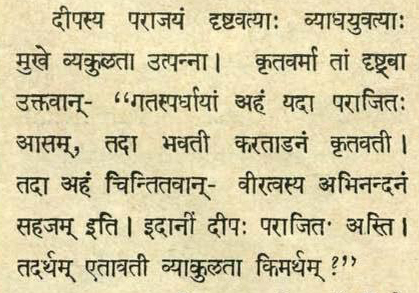
#> input picture cliPipeline/Data/image_text.jpg, 419 x 293 px
$ python -i word2letter.py   (imports and definitions only)
#> lines starting #> are read from the running program, lines starting #| are printed output that depends on the picture; after the words box and inside, x2 and y2 are one past the last pixel; in counts of white or black regions, pixels touching at a corner belong together
#> further down, picture is the input picture: shape (293, 419, 3); mean B, G, R 164.6, 201.4, 211

# coding: utf-8

# In[12]:


import cv2
import numpy as np
import matplotlib.pyplot as plt
import math
import sys

# In[13]:


def letterSegmentation(img):

    img = cv2.resize(img,(0,0),fx = 1.69, fy = 1.69)
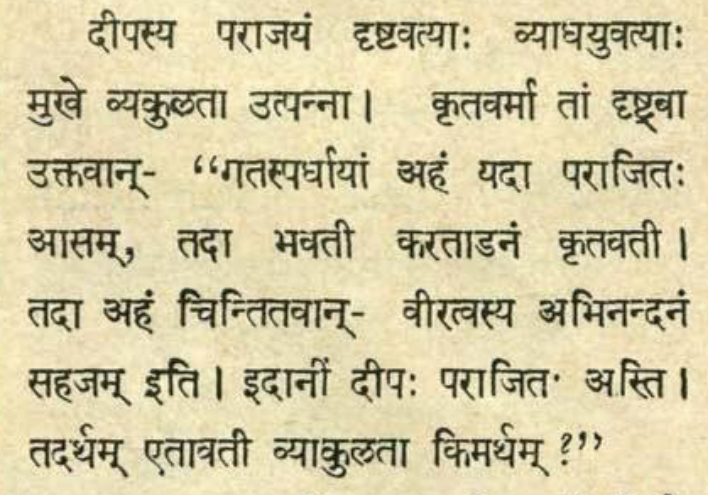
#> img: shape (495, 708, 3); mean of channels 0, 1, 2 164.5, 201.3, 210.9; drawn as B, G, R

#     print (img.shape)
    gray = cv2.cvtColor(img,cv2.COLOR_BGR2GRAY)
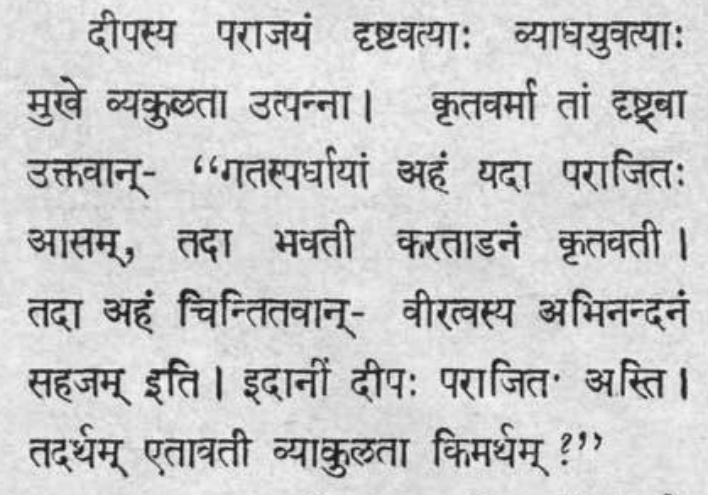
#> gray: shape (495, 708); min 13, max 249, mean 200
    th, threshed = cv2.threshold(gray, 128, 255, cv2.THRESH_BINARY_INV|cv2.THRESH_OTSU)
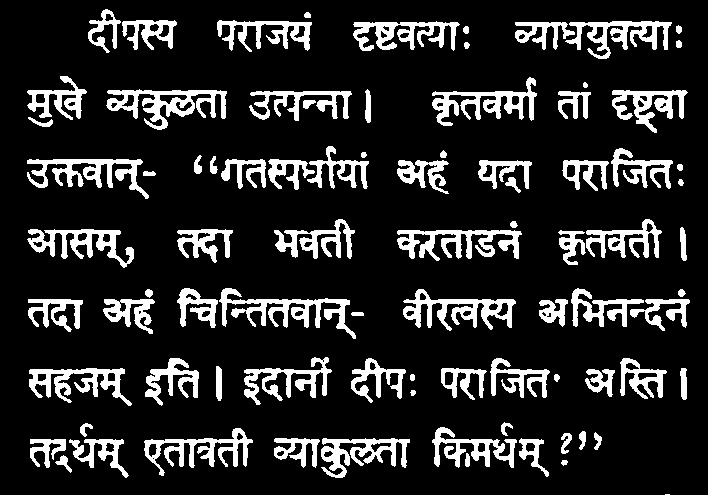
#> threshed: shape (495, 708); 15.6% white; 85 white regions (1 under 20 px), largest, box (x1, y1, x2, y2) and area: (219, 288, 356, 339) 2026, (106, 89, 227, 130) 2011, (397, 230, 522, 261) 1880
#> th = 156
    threshed_color = cv2.cvtColor(threshed,cv2.COLOR_GRAY2BGR)

    intensity = cv2.reduce(threshed, 1, cv2.REDUCE_AVG).reshape(-1)
#> intensity = 495 values, max 190 at index 301, min 0 at index 0, mean 39.72
#     print(np.max(intensity))

    maxRows = [i for i in range(0,len(intensity)) if intensity[i] == np.max(intensity)]
#> maxRows = [301]
    pixels = 13
    med = np.median(maxRows)
#> med = 301
    (a,b) = (med - (pixels-1)/2,med + (pixels-1)/2)
#> a = 295; b = 307
#     print(a,b)

    # removing header line
    for i in range(math.floor(a),math.ceil(b)):
        threshed[i] = np.array(0)
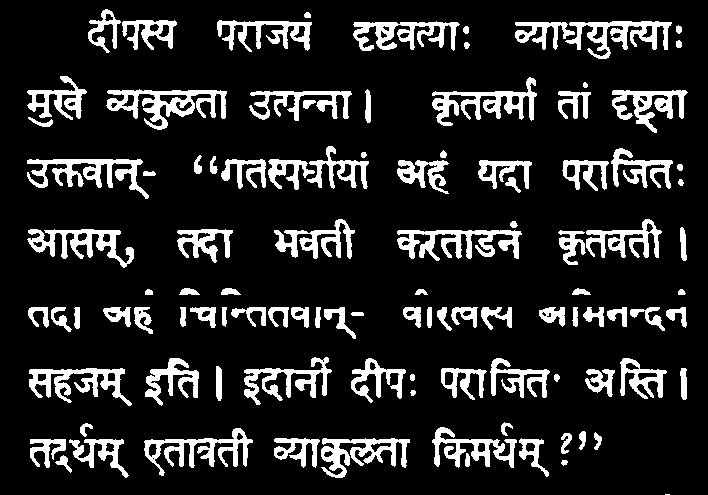
#> threshed: shape (495, 708); 14.7% white; 105 white regions (1 under 20 px), largest, box (x1, y1, x2, y2) and area: (106, 89, 227, 130) 2011, (397, 230, 522, 261) 1880, (27, 159, 149, 199) 1786

#     cv2.imshow("im",threshed)
#     cv2.waitKey(0)
#     cv2.destroyAllWindows()

    threshed = cv2.rotate(threshed,cv2.ROTATE_90_CLOCKWISE)
#> threshed: shape (708, 495); 14.7% white; 105 white regions (1 under 20 px), largest, box (x1, y1, x2, y2) and area: (365, 106, 406, 227) 2011, (234, 397, 265, 522) 1880, (296, 27, 336, 149) 1786
    threshed_color = cv2.rotate(threshed_color,cv2.ROTATE_90_CLOCKWISE)
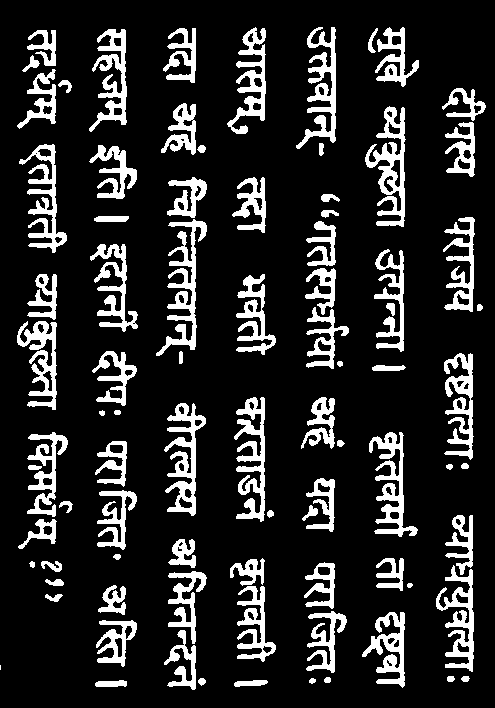
#> threshed_color: shape (708, 495, 3); 15.6% white; 85 white regions (1 under 20 px), largest, box (x1, y1, x2, y2) and area: (156, 219, 207, 356) 2026, (365, 106, 406, 227) 2011, (234, 397, 265, 522) 1880

    hist = cv2.reduce(threshed, 1, cv2.REDUCE_AVG).reshape(-1)
#> hist = 708 values, max 77 at index 115, min 0 at index 0, mean 37.52
    #plt.plot(hist)

    th = 2
    H, W = threshed.shape
#> H = 708; W = 495
    uppers = [y for y in range(H - 1) if hist[y] <= th and hist[y + 1] > th]
#> uppers = [26]
    lowers = [y for y in range(H - 1) if hist[y] > th and hist[y + 1] <= th]
#> lowers = [686]

    upper = []
    lower = []
    diff = []
    lefts = []
    l = len(uppers)
#> l = 1

    for j in range(0, l):
        if lowers[j] - uppers[j] >= 5:
            upper.append(uppers[j])
            lower.append(lowers[j])
#> after the loop, lower = [686]; upper = [26]

    for k in range(0, len(upper)):
        diff.append(lower[k] - upper[k])
        lefts.append(upper[k])
#> this loop made 1 pass
#> after the loop, diff = [660]; lefts = [26]

#   print("diff:", diff)
#    print("lefts:", lefts)
    # To fix the multiple contours joining factor:
    # Normalise "diff" array
    minim = sum(diff)/len(diff)
#> minim = 660
#     print(minim)
    for i in range(0, len(diff)):
        diff[i] = (round(diff[i] / minim, ndigits=3))
#> after the loop, diff = [1]

# [11 lines of commented-out code are left out]


    final_img = np.zeros((25,threshed_color.shape[1]))
    for i in range(0,len(upper)):
        final_img = np.concatenate((final_img,threshed[upper[i]:lower[i]][:]))
        final_img = np.concatenate((final_img,np.zeros((50,threshed_color.shape[1]))))
#> this loop made 1 pass
#> pass 1, in letterSegmentation, `final_img = np.concatenate((final_img,np.zeros((50,threshed_color.shap..`:
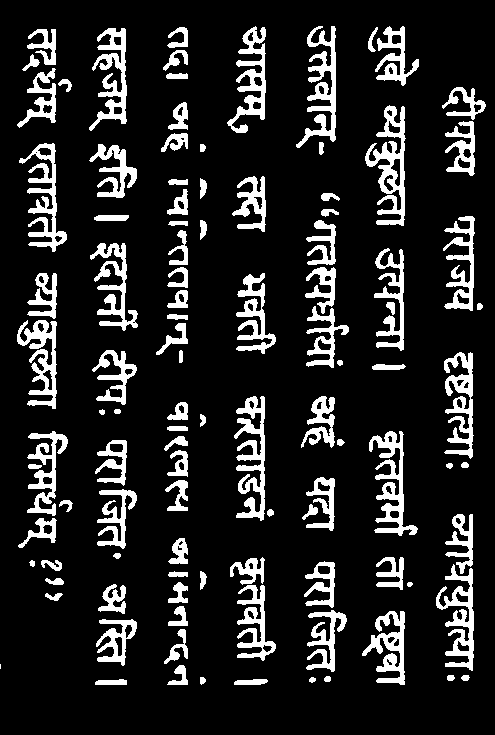
#> final_img: shape (735, 495) float64; 14.2% white; 105 white regions (1 under 20 px), largest, box (x1, y1, x2, y2) and area: (365, 105, 406, 226) 2011, (234, 396, 265, 521) 1880, (296, 26, 336, 148) 1786


    ls = []
    for i in range(0,len(upper)):
        #cv2.imwrite("./ltr/"+str(n)+"_"+str(upper[i])+"_"+str(lower[i])+".jpg",cv2.rotate(threshed[upper[i]:lower[i]][:],cv2.ROTATE_90_COUNTERCLOCKWISE))
        ls.append(cv2.rotate(threshed_color[upper[i]:lower[i]][:],cv2.ROTATE_90_COUNTERCLOCKWISE))
#> after the loop, ls = 1 item

    threshed = cv2.rotate(threshed,cv2.ROTATE_90_COUNTERCLOCKWISE)
    threshed_color = cv2.rotate(threshed_color,cv2.ROTATE_90_COUNTERCLOCKWISE)
    final_img = cv2.rotate(final_img,cv2.ROTATE_90_COUNTERCLOCKWISE)
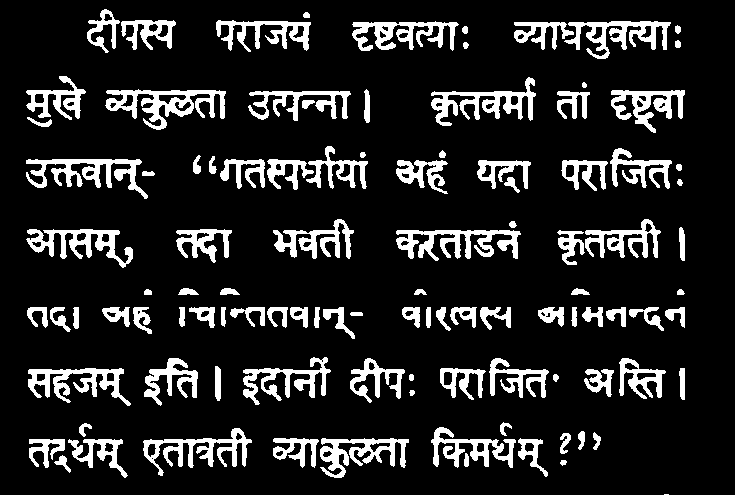
#> final_img: shape (495, 735) float64; 14.2% white; 105 white regions (1 under 20 px), largest, box (x1, y1, x2, y2) and area: (105, 89, 226, 130) 2011, (396, 230, 521, 261) 1880, (26, 159, 148, 199) 1786
# [4 lines of commented-out code are left out]
    return ls


# In[14]:


# [1 line not run here, left out]
segmented_words = []
# [2 lines not run here, left out]


# resizing the image to (32,32,3)
seg_word = []

# [21 lines not run here, left out]
seg_word = np.asarray(seg_word)


# [1 line not run here, left out]
# In[15]:


'''
first is list with dim equal to no.of words,
second is a list of segmented letters,
and each letter again is a 3 dim(32,32,3) image of "segmented_words"
'''

>>> import cv2
>>> picture = cv2.imread('Data/image_text.jpg')
>>> result = letterSegmentation(picture)
#> result = 1 item
